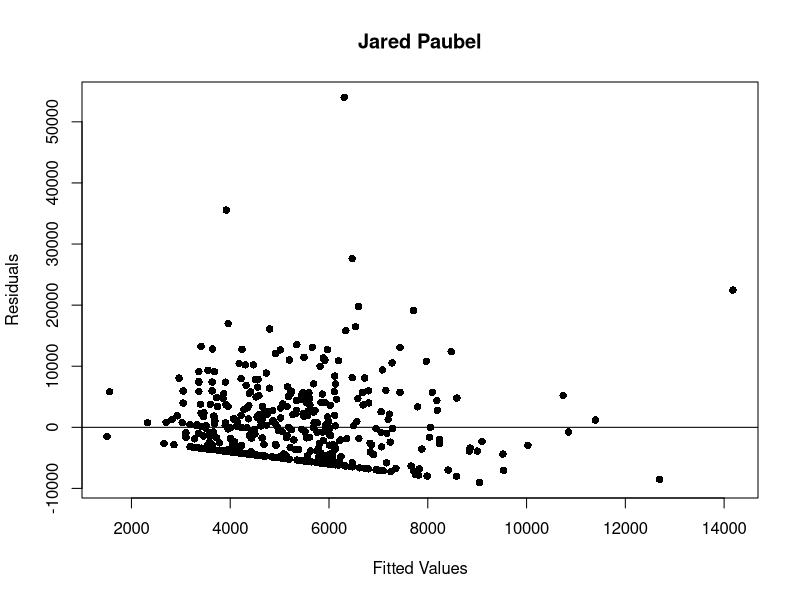
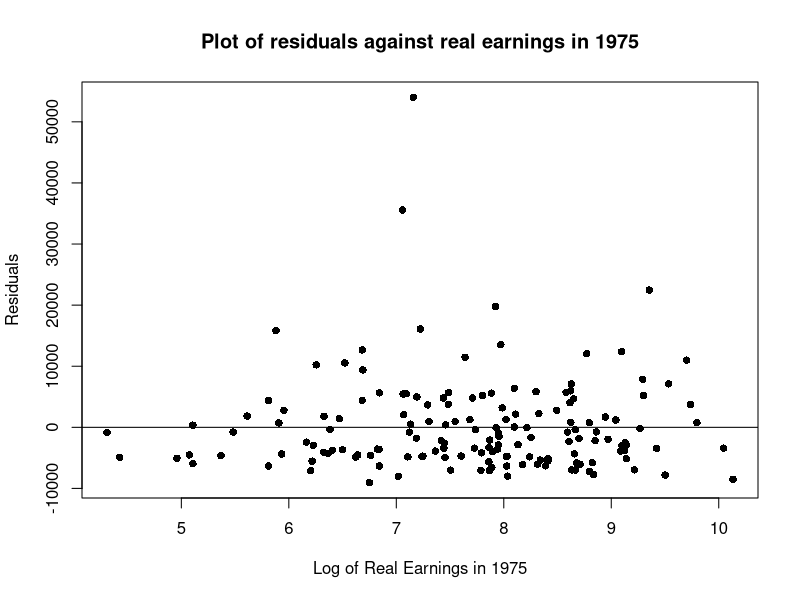

Write the R code that produced these figures, in order.
workDemo <- read.csv("Projects/Project 2/WorkDemo.csv")
View(workDemo)
# which(is.na(workDemo))

# Want to determine if participating in program increases real earnings in 1978.
re78Lm <- lm(re78 ~ program, data = workDemo)
summary(re78Lm)


# 1. Model Fitting
# Start with every predictor
re78Lm0 <- lm(
  re78 ~ program + age +
  educ + black + hisp +
  married + nodegr + re74 +
  re75 + u74 + u75 +
  program*re75 + educ*re75 +
  black*re75 + hisp*re75 +
  nodegr*re75,
  data = workDemo
)
summary(re78Lm0)
# R2: 0.03412
# Significant: program, black participants, age

re78Lm1 <- lm(
  re78 ~ program + age +
  educ + black + re74 +
  u74 + u75 +
  educ*re75 +
  hisp*re75 +
  nodegr*re75,
  data = workDemo
)
summary(re78Lm1)
# R2: 0.04073

re78Lm2 <- lm(
  re78 ~ program + age +
  educ + black + re74 +
  u74 + u75 +
  educ*re75 +
  hisp*re75,
  data = workDemo
)
summary(re78Lm2)
# R2: 0.04359

re78Lm3 <- lm(
  re78 ~ program + age +
  educ + black + re74 +
  educ*re75 +
  hisp*re75,
  data = workDemo
)
summary(re78Lm3)
# R2: 0.04422

re78Lm4 <- lm(
  re78 ~ program + age +
  educ + re75 + black +
  educ*re75,
  data = workDemo
)
summary(re78Lm4)
# R2: 0.04484


# 2. Residual Analysis
# 2.1
plot(
  re78Lm4$fitted.values,
  re78Lm4$residuals,
  xlab="Fitted Values", ylab="Residuals",
  main="Jared Paubel", pch=16
)
abline(0, 0)

# 2.2
plot(
  I(log(workDemo$re75)),
  re78Lm4$residuals,
  xlab="Log of Real Earnings in 1975", ylab="Residuals",
  main="Plot of residuals against real earnings in 1975", pch=16
)
abline(0, 0)


# 3. Predict Response
# 3.1
workDemoPred <- read.csv("Projects/Project 2/WorkDemoPred.csv")
predictions <- predict(re78Lm4, workDemoPred)
workDemoPred$Predicted.Increase = predictions
View(workDemoPred)


# 4. Regression Interpretation
# 4.1
summary(re78Lm4)
# Est. Coeff. of program = 1.609e+03
# Std. Error of Program = 6.347e+02
# Estimate of program indicates that participation increases real earnings
#   by 1609, holding all other variables constant.


# 5. Hypothesis testing using regression
# 5.1 (Answered in document)
# 5.2 Form 95% confidence interval for true value of regres. coeff.
alpha = 0.05
1-alpha/2
df = 428
1609 - qt(1-alpha/2, df) * 634.7  # Left endpoint: 361.4831
1609 + qt(1-alpha/2, df) * 634.7  # Right endpoint: 2856.517
